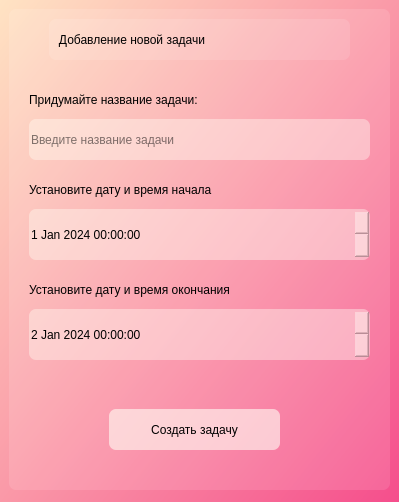
<?xml version="1.0" encoding="UTF-8"?>
<ui version="4.0">
 <class>Dialog</class>
 <widget class="QDialog" name="Dialog">
  <property name="geometry">
   <rect>
    <x>0</x>
    <y>0</y>
    <width>399</width>
    <height>502</height>
   </rect>
  </property>
  <property name="minimumSize">
   <size>
    <width>399</width>
    <height>502</height>
   </size>
  </property>
  <property name="maximumSize">
   <size>
    <width>399</width>
    <height>502</height>
   </size>
  </property>
  <property name="windowTitle">
   <string>Dialog</string>
  </property>
  <property name="styleSheet">
   <string notr="true">background-color: qlineargradient(spread:repeat, x1:0, y1:0, x2:1, y2:1, stop:0 rgba(255, 227, 195, 255), stop:1 rgba(245, 78, 140, 255));
</string>
  </property>
  <widget class="QFrame" name="frame">
   <property name="geometry">
    <rect>
     <x>9</x>
     <y>9</y>
     <width>381</width>
     <height>481</height>
    </rect>
   </property>
   <property name="maximumSize">
    <size>
     <width>381</width>
     <height>481</height>
    </size>
   </property>
   <property name="styleSheet">
    <string notr="true">background-color: rgba(255, 255, 255, 30);
border-radius: 7px;</string>
   </property>
   <property name="frameShape">
    <enum>QFrame::StyledPanel</enum>
   </property>
   <property name="frameShadow">
    <enum>QFrame::Raised</enum>
   </property>
   <widget class="QLabel" name="label">
    <property name="geometry">
     <rect>
      <x>40</x>
      <y>10</y>
      <width>301</width>
      <height>41</height>
     </rect>
    </property>
    <property name="styleSheet">
     <string notr="true">font: 15pt &quot;Sitka&quot;;
color: black;
</string>
    </property>
    <property name="text">
     <string>   Добавление новой задачи</string>
    </property>
   </widget>
   <widget class="QLineEdit" name="lineEdit">
    <property name="geometry">
     <rect>
      <x>20</x>
      <y>110</y>
      <width>341</width>
      <height>41</height>
     </rect>
    </property>
    <property name="styleSheet">
     <string notr="true">font: 13pt &quot;Sitka&quot;;
color: black;
background-color: rgb(255, 255, 245, 100);</string>
    </property>
    <property name="placeholderText">
     <string>Введите название задачи</string>
    </property>
   </widget>
   <widget class="QDateTimeEdit" name="dateTimeEdit">
    <property name="geometry">
     <rect>
      <x>20</x>
      <y>200</y>
      <width>341</width>
      <height>51</height>
     </rect>
    </property>
    <property name="styleSheet">
     <string notr="true">font: 13pt &quot;Sitka&quot;;
color: black;
background-color: rgb(255, 255, 245, 100);</string>
    </property>
    <property name="dateTime">
     <datetime>
      <hour>0</hour>
      <minute>0</minute>
      <second>0</second>
      <year>2024</year>
      <month>1</month>
      <day>1</day>
     </datetime>
    </property>
    <property name="calendarPopup">
     <bool>false</bool>
    </property>
   </widget>
   <widget class="QLabel" name="label_2">
    <property name="geometry">
     <rect>
      <x>20</x>
      <y>80</y>
      <width>261</width>
      <height>21</height>
     </rect>
    </property>
    <property name="styleSheet">
     <string notr="true">font: 12pt &quot;Sitka&quot;;
color: black;
background-color: none;</string>
    </property>
    <property name="text">
     <string>Придумайте название задачи:</string>
    </property>
   </widget>
   <widget class="QLabel" name="label_3">
    <property name="geometry">
     <rect>
      <x>20</x>
      <y>170</y>
      <width>281</width>
      <height>21</height>
     </rect>
    </property>
    <property name="styleSheet">
     <string notr="true">font: 12pt &quot;Sitka&quot;;
color: black;
background-color: none;</string>
    </property>
    <property name="text">
     <string>Установите дату и время начала</string>
    </property>
   </widget>
   <widget class="QLabel" name="label_4">
    <property name="geometry">
     <rect>
      <x>20</x>
      <y>270</y>
      <width>311</width>
      <height>21</height>
     </rect>
    </property>
    <property name="styleSheet">
     <string notr="true">font: 12pt &quot;Sitka&quot;;
color: black;
background-color: none;</string>
    </property>
    <property name="text">
     <string>Установите дату и время окончания</string>
    </property>
   </widget>
   <widget class="QDateTimeEdit" name="dateTimeEdit_2">
    <property name="geometry">
     <rect>
      <x>20</x>
      <y>300</y>
      <width>341</width>
      <height>51</height>
     </rect>
    </property>
    <property name="styleSheet">
     <string notr="true">font: 13pt &quot;Sitka&quot;;
color: black;
background-color: rgb(255, 255, 245, 100);</string>
    </property>
    <property name="date">
     <date>
      <year>2024</year>
      <month>1</month>
      <day>2</day>
     </date>
    </property>
   </widget>
   <widget class="QPushButton" name="pushButton">
    <property name="geometry">
     <rect>
      <x>100</x>
      <y>400</y>
      <width>171</width>
      <height>41</height>
     </rect>
    </property>
    <property name="styleSheet">
     <string notr="true">font: 13pt &quot;Sitka&quot;;
color: black;
background-color: rgb(255, 255, 245, 150);</string>
    </property>
    <property name="text">
     <string>Создать задачу</string>
    </property>
   </widget>
  </widget>
 </widget>
 <resources/>
 <connections/>
</ui>
